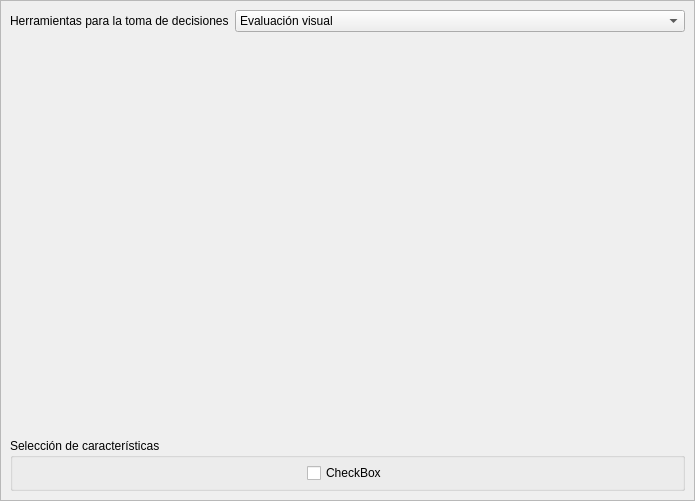
<?xml version="1.0" encoding="UTF-8"?>
<ui version="4.0">
 <class>FeatureSelectionWidget</class>
 <widget class="QWidget" name="FeatureSelectionWidget">
  <property name="geometry">
   <rect>
    <x>0</x>
    <y>0</y>
    <width>695</width>
    <height>501</height>
   </rect>
  </property>
  <property name="windowTitle">
   <string>Form</string>
  </property>
  <layout class="QVBoxLayout" name="verticalLayout">
   <property name="spacing">
    <number>0</number>
   </property>
   <property name="leftMargin">
    <number>0</number>
   </property>
   <property name="topMargin">
    <number>0</number>
   </property>
   <property name="rightMargin">
    <number>0</number>
   </property>
   <property name="bottomMargin">
    <number>0</number>
   </property>
   <item>
    <widget class="QScrollArea" name="scrollArea">
     <property name="sizePolicy">
      <sizepolicy hsizetype="Expanding" vsizetype="Expanding">
       <horstretch>0</horstretch>
       <verstretch>0</verstretch>
      </sizepolicy>
     </property>
     <property name="widgetResizable">
      <bool>true</bool>
     </property>
     <widget class="QWidget" name="scrollAreaWidgetContents">
      <property name="geometry">
       <rect>
        <x>0</x>
        <y>0</y>
        <width>693</width>
        <height>499</height>
       </rect>
      </property>
      <layout class="QGridLayout" name="gridLayout_2">
       <item row="0" column="0">
        <widget class="QLabel" name="label">
         <property name="sizePolicy">
          <sizepolicy hsizetype="Fixed" vsizetype="Fixed">
           <horstretch>0</horstretch>
           <verstretch>0</verstretch>
          </sizepolicy>
         </property>
         <property name="text">
          <string>Herramientas para la toma de decisiones</string>
         </property>
        </widget>
       </item>
       <item row="0" column="1">
        <widget class="QComboBox" name="method_box">
         <item>
          <property name="text">
           <string>Evaluación visual</string>
          </property>
         </item>
         <item>
          <property name="text">
           <string>Relación entre variables</string>
          </property>
         </item>
         <item>
          <property name="text">
           <string>Análisis de componentes principales</string>
          </property>
         </item>
        </widget>
       </item>
       <item row="2" column="0" colspan="2">
        <widget class="QGroupBox" name="featuresGroup">
         <property name="title">
          <string>Selección de características</string>
         </property>
         <layout class="QGridLayout" name="feature_grid">
          <property name="leftMargin">
           <number>5</number>
          </property>
          <property name="topMargin">
           <number>5</number>
          </property>
          <property name="rightMargin">
           <number>5</number>
          </property>
          <property name="bottomMargin">
           <number>5</number>
          </property>
          <item row="0" column="0">
           <widget class="QCheckBox" name="checkBox">
            <property name="sizePolicy">
             <sizepolicy hsizetype="Fixed" vsizetype="Fixed">
              <horstretch>0</horstretch>
              <verstretch>0</verstretch>
             </sizepolicy>
            </property>
            <property name="text">
             <string>CheckBox</string>
            </property>
           </widget>
          </item>
         </layout>
        </widget>
       </item>
       <item row="1" column="0" colspan="2">
        <widget class="QStackedWidget" name="method">
         <property name="sizePolicy">
          <sizepolicy hsizetype="Preferred" vsizetype="Expanding">
           <horstretch>0</horstretch>
           <verstretch>0</verstretch>
          </sizepolicy>
         </property>
         <property name="currentIndex">
          <number>-1</number>
         </property>
        </widget>
       </item>
      </layout>
     </widget>
    </widget>
   </item>
  </layout>
 </widget>
 <resources/>
 <connections/>
</ui>
